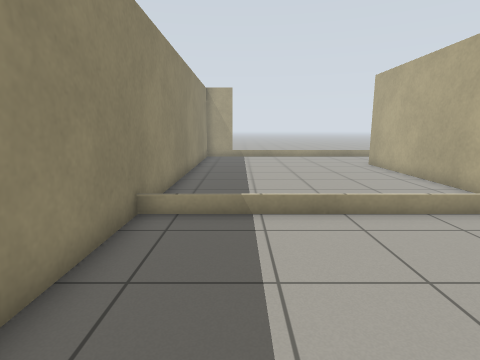
[1] (above)

20 first-person views from a walk through a Gazebo world. The camera is 1 m above the floor, tilts 10° down and sees 80° across. Floor lines are 1 m apart. The floor is counted in squares, 0.5 m on a side. Each view is taken from the middle of a square. On the plan, view 1 faces up. The plan holds only what a view shows up to about 17 squares ahead; the rest is blank. The place goes on beyond the plan. Robots are left out.

[2]
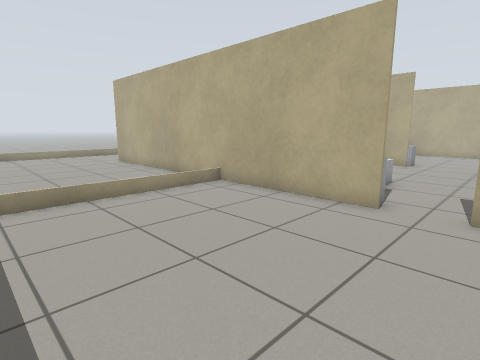

[3]
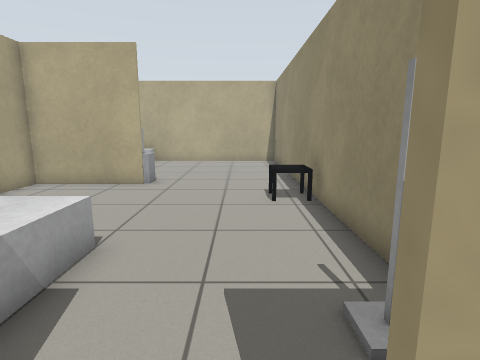

[4]
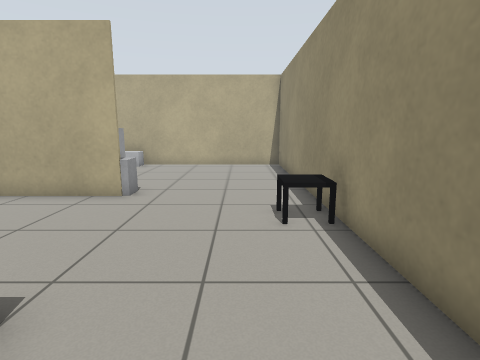

[5]
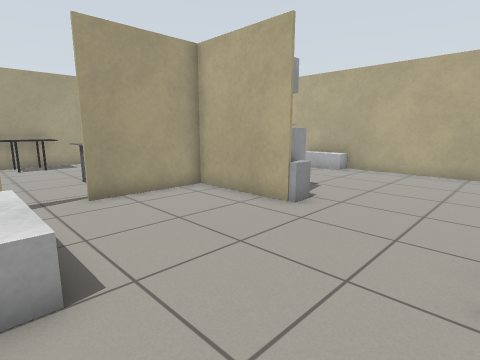

[6]
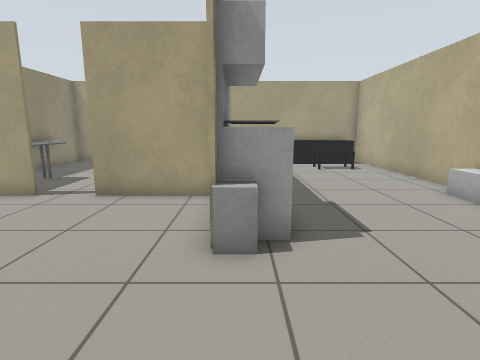

[7]
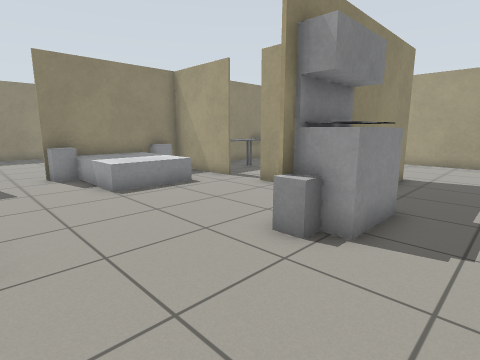

[8]
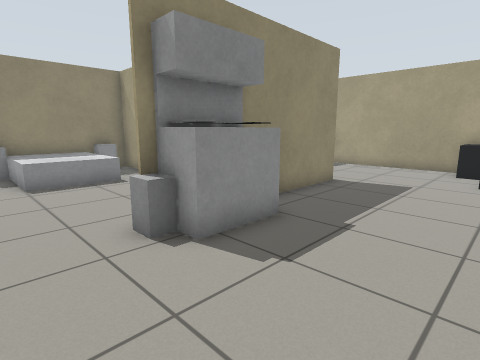

[9]
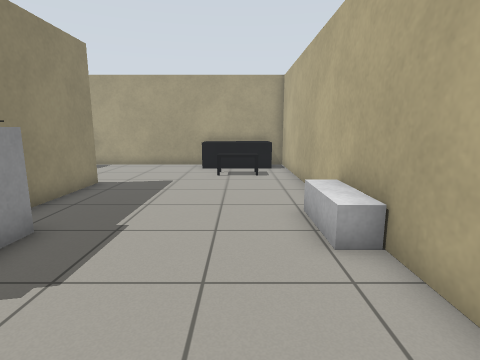

[10]
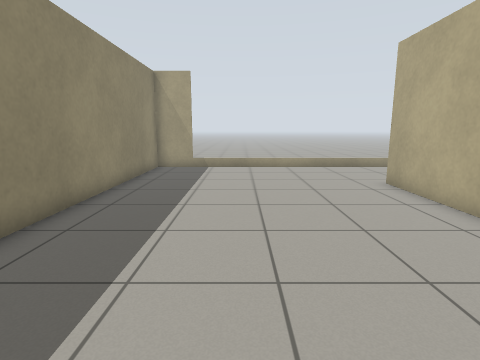

[11]
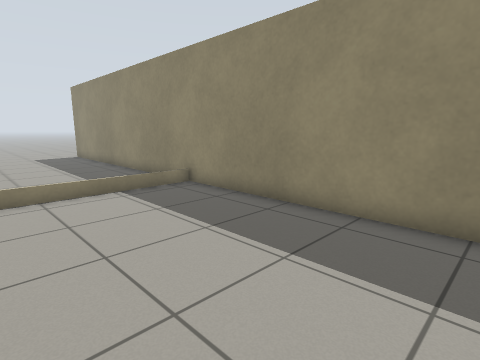

[12]
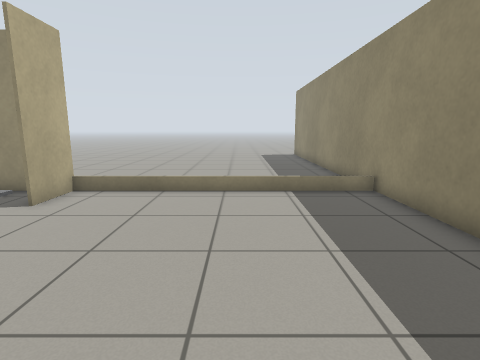

[13]
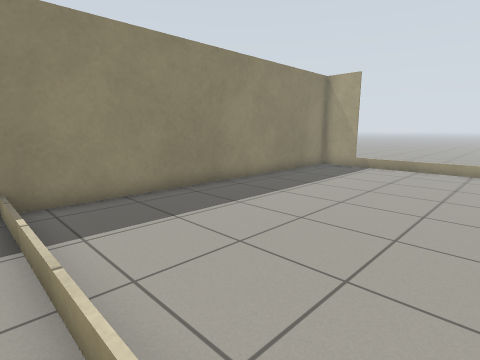

[14]
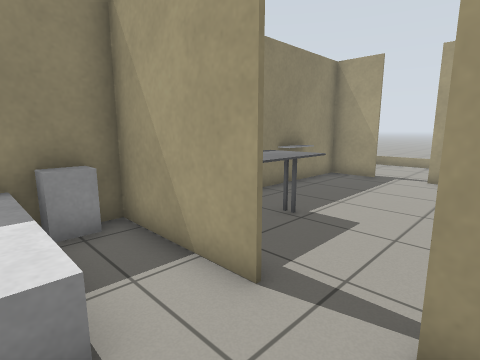

[15]
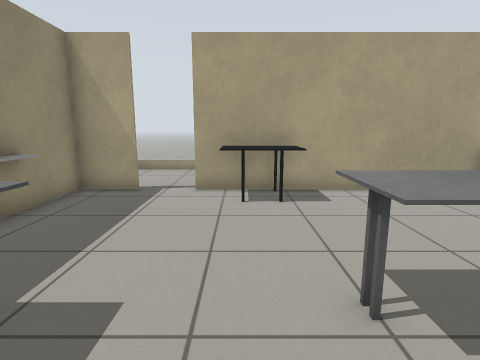

[16]
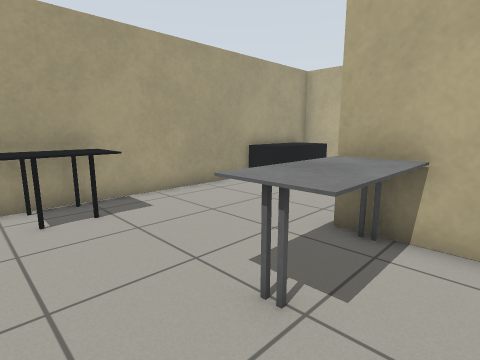

[17]
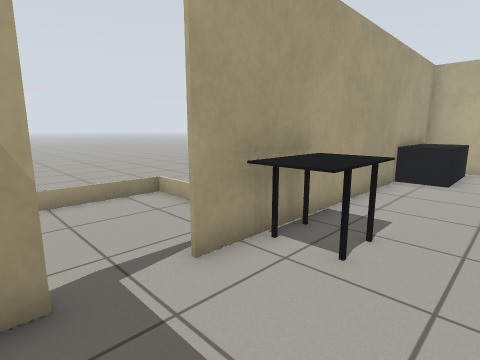

[18]
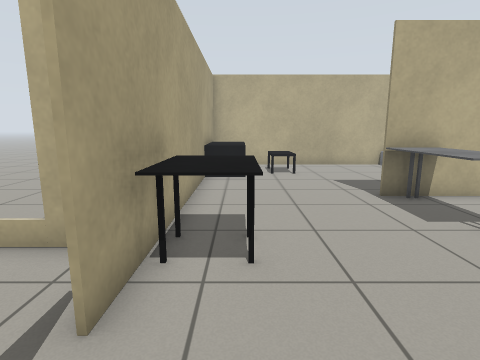

[19]
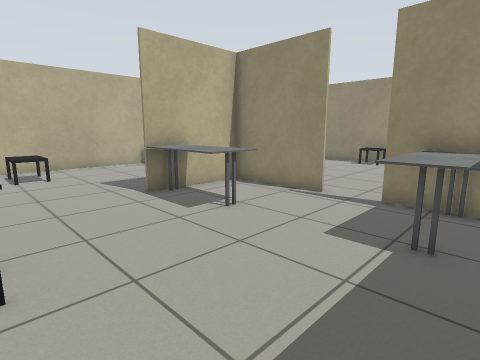

[20]
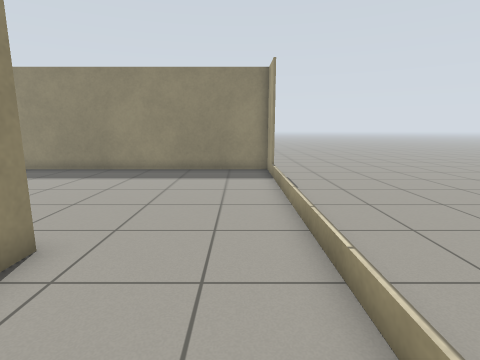

### Floor plan
Key: @ floor where view 1 was taken; # wall or solid block; . floor; = window, fence, low wall or low ledge; B white box; G grey box; T table; C TV cabinet; K kitchen table; E desk; U counter; L black box; O other object.
Columns run from 3 left of view 1 to 26 right of it. Each row starts with its distance up from view 1.
 22 ###...........      ..
 21 #................= ...
 20 #................=..
 19 #................=
 18 #................#
 17 #..........##..############L#
 16 #..........#....KKK.....LLLL.#
 15 #..........#....KKK.....LLLL.#
 14 #..........#.................#
 13 #..........#.............TTT.#
 12 #..........#.................#
 11 #..........#.................#
 10 #..........#.U...EEEE........#
  9 #..........# UU...EEE#.......#
  8 #........  # UU......#.......#
  7 #==========#UUU..#####......C#
  6 #..........B.........#......C#
  5 #..........B.........OO.....C#
  4 #..........BBBB......GG......#
  3 #..........BBBB......GG......#
  2 #..........BBBB..............#
  1 #..........B.................#
  0 #..@.........................#
 -1 #............................#
 -2 #..........#.O....TT.........#
 -3 #..........#.O....TT.........#
 -4 #========== ######  #########
 -5 #
 -6 #

Positions as (right, up) in squares from view 1, and headings:
1: (0, 0), facing up
2: (0, -2), facing up-right
3: (7, -1), facing right
4: (9, -1), facing right
5: (11, -2), facing up-right
6: (18, -2), facing up
7: (21, -2), facing up-left
8: (23, 0), facing up-left
9: (23, 0), facing up
10: (2, 6), facing up
11: (4, 6), facing down-left
12: (2, 6), facing down
13: (6, 6), facing up-left
14: (14, 4), facing up-left
15: (13, 7), facing up
16: (12, 8), facing up-right
17: (9, 13), facing up-right
18: (9, 15), facing right
19: (9, 15), facing down-right
20: (12, 20), facing left
